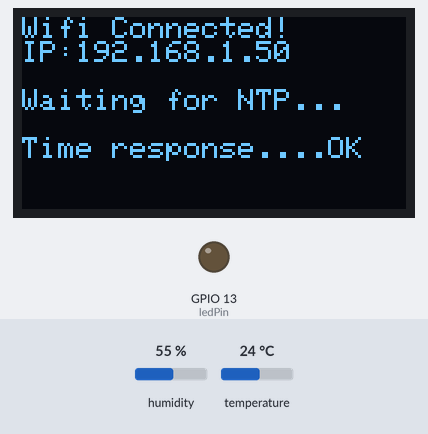
The sketch below on a simulated ESP8266 (NodeMCU). On the bench: 128×64 one-colour display, output pins drawn as LEDs (lit = HIGH). The inputs (shaded band) are chosen by the test bench; at power-on: temperature 24 °C, humidity 55 %. WiFi joins after 1.5 s; servers stay silent unless stated; the local clock reads 2024-03-15 10:24:30 at power-on unless the sketch sets it.

Above: at 1.8 s.
At 3.9 s:
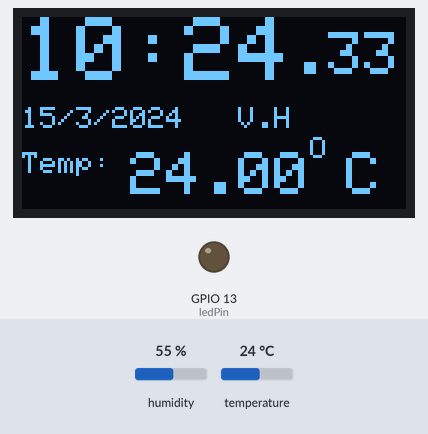
4.0 s: temperature set to 12 °C
At 5.2 s:
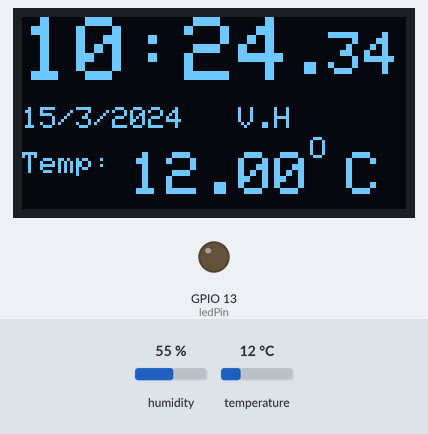
7.4 s: temperature set to 19 °C
At 10.6 s:
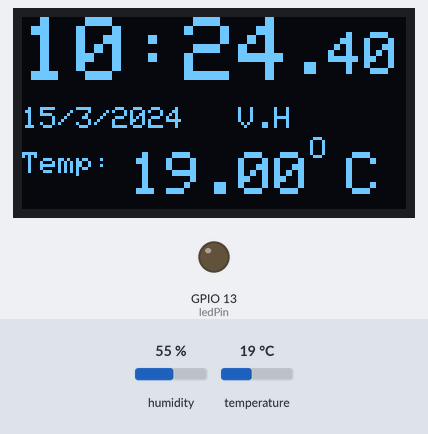
11.5 s: temperature set to 28 °C
At 13.8 s:
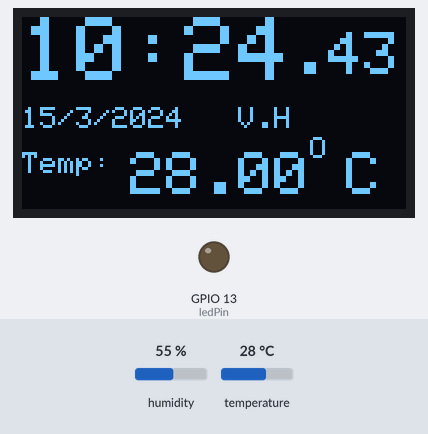
Timing chart, 0 to 15.3 s (numbered marks = the images above; inputs shaded):
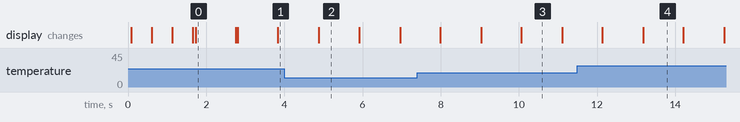

The sketch:

temperature_and_data_time_read_online.ino
```cpp
#include <ESP8266WiFi.h>
#include <time.h>

#include <SPI.h>
#include <Wire.h>
#include <Adafruit_GFX.h>
#include <Adafruit_SSD1306.h>
#include "Adafruit_Sensor.h";
#include "DHT.h";
DHT dht2(0,DHT11);
#define OLED_RESET LED_BUILTIN  //4
Adafruit_SSD1306 display(OLED_RESET);

const char* ssid = "Valon Hajredini";
const char* password = "hajredini123";

int ledPin = 13;

int timezone = 1 * 3600;
int dst = 0;

#if (SSD1306_LCDHEIGHT != 64)
#error("Height incorrect, please fix Adafruit_SSD1306.h!");
#endif


void setup() {

  display.begin(SSD1306_SWITCHCAPVCC, 0x3C);

  // Clear the buffer.
  display.clearDisplay();
  display.display();

  pinMode(ledPin,OUTPUT);
  digitalWrite(ledPin,LOW);

  Serial.begin(115200);

  display.setTextSize(1);
  display.setTextColor(WHITE);

  display.setCursor(0,0);
  display.println("Wifi connecting to ");
  display.println( ssid );

  WiFi.begin(ssid,password);

  display.println("\nConnecting");

  display.display();

  while( WiFi.status() != WL_CONNECTED ){
      delay(500);
      display.print(".");
      display.display();
  }

  // Clear the buffer.
  display.clearDisplay();
  display.display();
  display.setCursor(0,0);

  display.println("Wifi Connected!");
  display.print("IP:");
  display.println(WiFi.localIP() );

  display.display();

  configTime(timezone, dst, "pool.ntp.org","time.nist.gov");
  display.println("\nWaiting for NTP...");

  while(!time(nullptr)){

     delay(1000);
  }
  display.println("\nTime response....OK");
  display.display();
  delay(1000);

  display.clearDisplay();
  display.display();
}

void loop() {

  time_t now = time(nullptr);
  struct tm* p_tm = localtime(&now);


  // Clear the buffer.
  display.clearDisplay();

  display.setTextSize(3);
  display.setTextColor(WHITE);

  // Time display
  display.setCursor(0,0);
  display.print(p_tm->tm_hour);
  display.print(":");
  if( p_tm->tm_min <10)
    display.print("0");
  display.print(p_tm->tm_min);

  display.setTextSize(2);
  display.setCursor(90,5);
  display.print(".");
  if( p_tm->tm_sec <10)
    display.print("0");
  display.print(p_tm->tm_sec);

  display.setTextSize(1);
  display.setCursor(0,30);
  display.print(p_tm->tm_mday);
  display.print("/");
  display.print(p_tm->tm_mon + 1);
  display.print("/");
  display.print(p_tm->tm_year + 1900);
  display.print("   V.H");
  display.setCursor(0,45);
  display.setTextSize(1);
  display.print("Temp: ");
  display.setTextSize(2);
  display.print((dht2.readTemperature( )) );
  display.print(" C");

  display.setCursor(96,40);
  display.setTextSize(1);
  display.print("O");

  display.display();

  delay(1000); // update every 1 sec

}
```

Measured:
- what the display in image 0 shows lasts 1.1 s, from 1.7 s to 2.8 s
